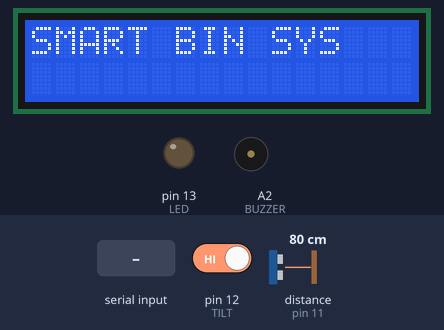
Bench run of a sketch on a simulated Arduino Uno, built with avr-gcc and run on an emulated ATmega328P. Parts: 16×2 character LCD, output pins drawn as LEDs (lit = HIGH), buzzer (waves = sounding, pin HIGH). Inputs (shaded band) come from the test bench; at power-on: pin 12 (TILT) HIGH, distance to the obstacle (sensor on pin 11) 80 cm. The echo pulse lasts 58.3 µs per cm; the modem accepts every AT command (registered, SIM ready, sends succeed) and sends nothing else; pins used as bus, display or sensor lines are not drawn; what the sketch prints to the serial monitor is not drawn.

Above: at 0.1 s.
At 14.8 s:
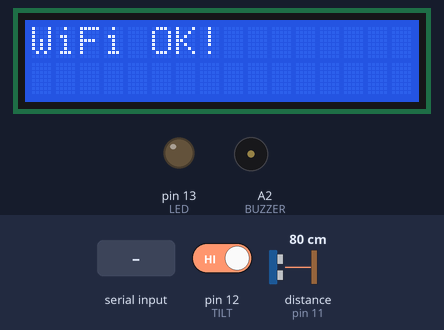
At 16.9 s:
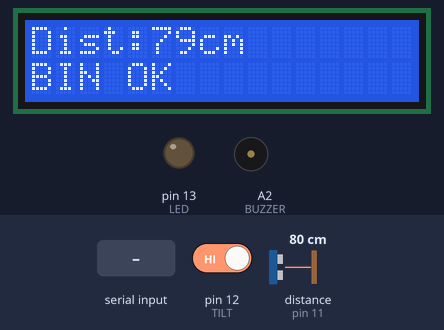
17.0 s: "CWLAP" received over the second serial link
18.9 s: "GOT IP" received over the second serial link
20.4 s: "FAIL" received over the second serial link
Timing chart, 0 to 23.4 s (numbered marks = the images above; inputs shaded):
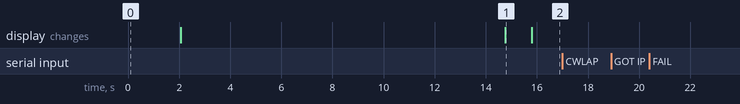

The sketch:

sketch_mar29a.ino
```cpp
#include <LiquidCrystal.h>
#include <SoftwareSerial.h>

// LCD
LiquidCrystal lcd(4, 5, 6, 7, 8, 9);

// ESP8266 on D2, D3
SoftwareSerial espSerial(2, 3);
// D2 = Arduino RX  <- ESP TX
// D3 = Arduino TX  -> ESP RX (through voltage divider)

// Sensors
#define TRIG 10
#define ECHO 11
#define TILT 12
#define LDR A0
#define WATER A1

// Alerts
#define LED 13
#define BUZZER A2

bool waitingForEmpty = false;
unsigned long tiltStartTime = 0;

// CHANGE THESE
const char* WIFI_SSID = "AsawiriPhone";
const char* WIFI_PASS = "password123";
const char* SERVER_IP = "10.42.246.94";
const int SERVER_PORT = 8000;

long readDistance() {
  digitalWrite(TRIG, LOW);
  delayMicroseconds(2);

  digitalWrite(TRIG, HIGH);
  delayMicroseconds(10);
  digitalWrite(TRIG, LOW);

  long duration = pulseIn(ECHO, HIGH, 30000);

  if (duration == 0) {
    return 999;
  }

  long distance = duration * 0.034 / 2;
  return distance;
}

void sendCommand(String cmd, int waitTime) {
  espSerial.println(cmd);
  Serial.print("Sending command: ");
  Serial.println(cmd);
  delay(100);
  long start = millis();

  while (millis() - start < waitTime) {
    while (espSerial.available()) {
      Serial.write(espSerial.read());
    }
  }
}

void scanWiFiNetworks() {
  Serial.println("\n--- Scanning for WiFi Networks ---");
  espSerial.println("AT+CWLAP");

  String resp = "";
  long start = millis();
  while (millis() - start < 15000) {
    while (espSerial.available()) {
      char c = espSerial.read();
      resp += c;
      Serial.write(c);
    }
    if (resp.indexOf("OK") != -1) break;
  }

  if (resp.indexOf("CWLAP") == -1) {
    Serial.println("No networks found or scan failed.");
  }
  Serial.println("--- Scan Complete ---\n");
}

bool connectWiFi() {
  sendCommand("AT", 2000);
  sendCommand("AT+CWMODE=1", 2000);
  sendCommand("AT+CWQAP", 2000);

  scanWiFiNetworks();

  delay(1000);

  String joinCmd = "AT+CWJAP=\"";
  joinCmd += WIFI_SSID;
  joinCmd += "\",\"";
  joinCmd += WIFI_PASS;
  joinCmd += "\"";

  espSerial.println(joinCmd);
  Serial.println("Joining WiFi...");
  Serial.println(joinCmd);

  String resp = "";
  long start = millis();
  while (millis() - start < 20000) {
    while (espSerial.available()) {
      char c = espSerial.read();
      resp += c;
      Serial.write(c);
    }
    if (resp.indexOf("GOT IP") != -1) {
      Serial.println("\nWiFi connected!");
      sendCommand("AT+CIPMUX=0", 2000);
      sendCommand("AT+CIFSR", 3000);
      return true;
    }
    if (resp.indexOf("FAIL") != -1) {
      Serial.println("\nWiFi FAILED - check SSID/password");
      return false;
    }
  }

  Serial.println("\nWiFi timeout - no response");
  return false;
}

void sendDataToServer(long distance, int tilt, int lightValue, int waterValue) {
  String url = "/update?distance=" + String(distance) +
               "&tilt=" + String(tilt) +
               "&light=" + String(lightValue) +
               "&water=" + String(waterValue);

  String httpRequest = "GET " + url + " HTTP/1.1\r\n";
  httpRequest += "Host: " + String(SERVER_IP) + ":" + String(SERVER_PORT) + "\r\n";
  httpRequest += "Connection: close\r\n\r\n";

  // Force-close any existing connection first
  sendCommand("AT+CIPCLOSE", 1000);
  delay(500);

  // Start TCP connection
  String cipStart = "AT+CIPSTART=\"TCP\",\"";
  cipStart += SERVER_IP;
  cipStart += "\",";
  cipStart += SERVER_PORT;

  espSerial.println(cipStart);
  Serial.println("Sending: " + cipStart);

  // Wait for "CONNECT" — bail out if ERROR
  String resp = "";
  long start = millis();
  while (millis() - start < 5000) {
    while (espSerial.available()) {
      char c = espSerial.read();
      resp += c;
      Serial.write(c);
    }
    if (resp.indexOf("CONNECT") != -1) break;
    if (resp.indexOf("ERROR") != -1 || resp.indexOf("ALREADY") != -1) {
      Serial.println("TCP connect failed, aborting.");
      return;
    }
  }

  delay(200);

  // Send length
  sendCommand("AT+CIPSEND=" + String(httpRequest.length()), 2000);

  delay(500); // Allow ESP8266 to settle before waiting for ">"

  // Wait for ">" prompt
  resp = "";
  start = millis();
  while (millis() - start < 3000) {
    while (espSerial.available()) {
      char c = espSerial.read();
      resp += c;
      Serial.write(c);
    }
    if (resp.indexOf(">") != -1) break;
  }

  if (resp.indexOf(">") == -1) {
    Serial.println("No prompt received, aborting.");
    sendCommand("AT+CIPCLOSE", 1000);
    return;
  }

  // Send HTTP request
  espSerial.print(httpRequest);
  Serial.println("Sent: " + httpRequest);

  // Wait for server response
  start = millis();
  while (millis() - start < 5000) {
    while (espSerial.available()) {
      Serial.write(espSerial.read());
    }
  }

  sendCommand("AT+CIPCLOSE", 2000);
}

void setup() {
  pinMode(TRIG, OUTPUT);
  pinMode(ECHO, INPUT);
  pinMode(TILT, INPUT_PULLUP);
  pinMode(LED, OUTPUT);
  pinMode(BUZZER, OUTPUT);

  lcd.begin(16, 2);
  Serial.begin(9600);
  espSerial.begin(9600);

  lcd.print("SMART BIN SYS");
  delay(2000);
  lcd.clear();

  lcd.print("Connecting...");
  Serial.println("Connecting WiFi...");

  while (!connectWiFi()) {
    Serial.println("Retrying in 5s...");
    lcd.clear();
    lcd.print("WiFi Failed...");
    delay(5000);
  }

  lcd.clear();
  lcd.print("WiFi OK!");
  delay(1000);
}

void loop() {
  long distance = readDistance();
  bool tiltState = (digitalRead(TILT) == LOW);
  int lightValue = analogRead(LDR);
  int waterValue = analogRead(WATER);

  if (distance < 7 && waitingForEmpty == false) {
    waitingForEmpty = true;
  }

  if (waitingForEmpty) {
    if (tiltState) {
      if (tiltStartTime == 0) {
        tiltStartTime = millis();
      }
      if (millis() - tiltStartTime >= 3000) {
        waitingForEmpty = false;
        tiltStartTime = 0;
      }
    } else {
      tiltStartTime = 0;
    }
  }

  lcd.clear();
  lcd.setCursor(0, 0);
  lcd.print("Dist:");
  lcd.print(distance);
  lcd.print("cm");

  lcd.setCursor(0, 1);
  if (waitingForEmpty) {
    lcd.print("FULL! EMPTY IT");
    digitalWrite(LED, HIGH);
    digitalWrite(BUZZER, HIGH);
  } else {
    lcd.print("BIN OK");
    digitalWrite(LED, LOW);
    digitalWrite(BUZZER, LOW);
  }

  Serial.println("Sending data to server...");
  sendDataToServer(distance, tiltState ? 1 : 0, lightValue, waterValue);

  delay(10000);
}
```

Measured:
- after the input at 17.0 s, every drawn part: stays the same
- after the input at 18.9 s, every drawn part: stays the same
- after the input at 20.4 s, every drawn part: stays the same
- what the display in image 1 shows lasts 1.0 s, from 14.8 s to 15.8 s
